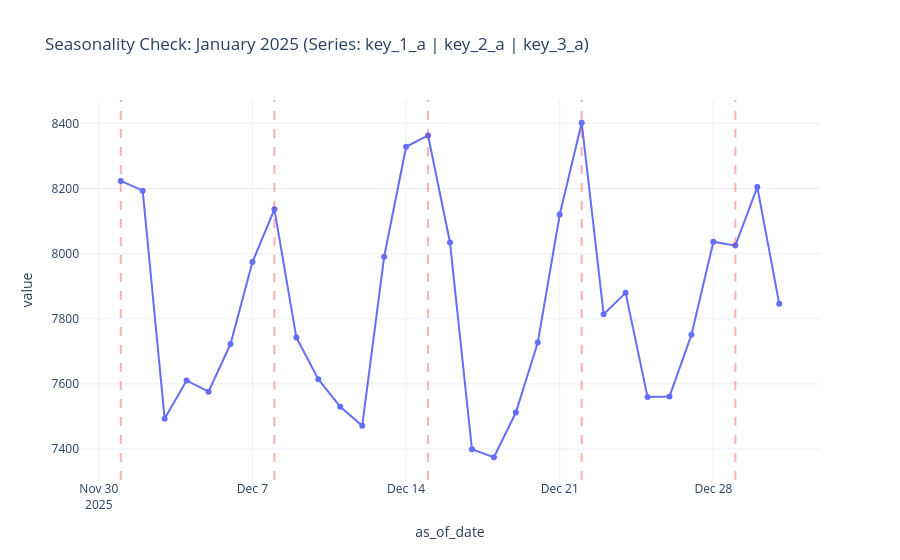

Here is the notebook cell this chart was saved with:
### Code cell
jan_data = target_series[
    (target_series['as_of_date'] >= '2025-12-01') & 
    (target_series['as_of_date'] <= '2025-12-31')
]
jan_data['as_of_date'] = pd.to_datetime(jan_data['as_of_date'])
fig = px.line(
    jan_data, 
    x='as_of_date', 
    y='value', 
    title='Seasonality Check: January 2025 (Series: key_1_a | key_2_a | key_3_a)',
    markers=True,        
    template='plotly_white'
)

for date in jan_data[jan_data['as_of_date'].dt.dayofweek == 0]['as_of_date']:
    fig.add_vline(x=date.timestamp() * 1000, line_dash="dash", line_color="red", opacity=0.3)
fig.show()

### Figure 1 — Plotly figure (JSON) as saved in the notebook; plotly's stock layout.template omitted (floating-point values rounded to 4 significant figures)
{"data": [{"hovertemplate": "as_of_date=%{x}<br>value=%{y}<extra></extra>", "legendgroup": "", "line": {"color": "#636efa", "dash": "solid"}, "marker": {"symbol": "circle"}, "mode": "lines+markers", "name": "", "orientation": "v", "showlegend": false, "type": "scatter", "x": ["2025-12-01T00:00:00.000000000", "2025-12-02T00:00:00.000000000", "2025-12-03T00:00:00.000000000", "2025-12-04T00:00:00.000000000", "2025-12-05T00:00:00.000000000", "2025-12-06T00:00:00.000000000", "2025-12-07T00:00:00.000000000", "2025-12-08T00:00:00.000000000", "2025-12-09T00:00:00.000000000", "2025-12-10T00:00:00.000000000", "2025-12-11T00:00:00.000000000", "2025-12-12T00:00:00.000000000", "2025-12-13T00:00:00.000000000", "2025-12-14T00:00:00.000000000", "2025-12-15T00:00:00.000000000", "2025-12-16T00:00:00.000000000", "2025-12-17T00:00:00.000000000", "2025-12-18T00:00:00.000000000", "2025-12-19T00:00:00.000000000", "2025-12-20T00:00:00.000000000", "2025-12-21T00:00:00.000000000", "2025-12-22T00:00:00.000000000", "2025-12-23T00:00:00.000000000", "2025-12-24T00:00:00.000000000", "2025-12-25T00:00:00.000000000", "2025-12-26T00:00:00.000000000", "2025-12-27T00:00:00.000000000", "2025-12-28T00:00:00.000000000", "2025-12-29T00:00:00.000000000", "2025-12-30T00:00:00.000000000", "2025-12-31T00:00:00.000000000"], "xaxis": "x", "y": [8223.0, 8193.0, 7493.0, 7611.0, 7576.0, 7722.0, 7974.0, 8136.0, 7743.0, 7615.0, 7529.0, 7471.0, 7990.0, 8328.0, 8363.0, 8034.0, 7399.0, 7375.0, 7512.0, 7727.0, 8120.0, 8402.0, 7814.0, 7880.0, 7560.0, 7562.0, 7751.0, 8036.0, 8025.0, 8204.0, 7846.0], "yaxis": "y"}], "layout": {"legend": {"tracegroupgap": 0}, "shapes": [{"line": {"color": "red", "dash": "dash"}, "opacity": 0.3, "type": "line", "x0": 1764547200000, "x1": 1764547200000, "xref": "x", "y0": 0, "y1": 1, "yref": "y domain"}, {"line": {"color": "red", "dash": "dash"}, "opacity": 0.3, "type": "line", "x0": 1765152000000, "x1": 1765152000000, "xref": "x", "y0": 0, "y1": 1, "yref": "y domain"}, {"line": {"color": "red", "dash": "dash"}, "opacity": 0.3, "type": "line", "x0": 1765756800000, "x1": 1765756800000, "xref": "x", "y0": 0, "y1": 1, "yref": "y domain"}, {"line": {"color": "red", "dash": "dash"}, "opacity": 0.3, "type": "line", "x0": 1766361600000, "x1": 1766361600000, "xref": "x", "y0": 0, "y1": 1, "yref": "y domain"}, {"line": {"color": "red", "dash": "dash"}, "opacity": 0.3, "type": "line", "x0": 1766966400000, "x1": 1766966400000, "xref": "x", "y0": 0, "y1": 1, "yref": "y domain"}], "title": {"text": "Seasonality Check: January 2025 (Series: key_1_a | key_2_a | key_3_a)"}, "xaxis": {"anchor": "y", "domain": [0, 1], "title": {"text": "as_of_date"}}, "yaxis": {"anchor": "x", "domain": [0, 1], "title": {"text": "value"}}}}
